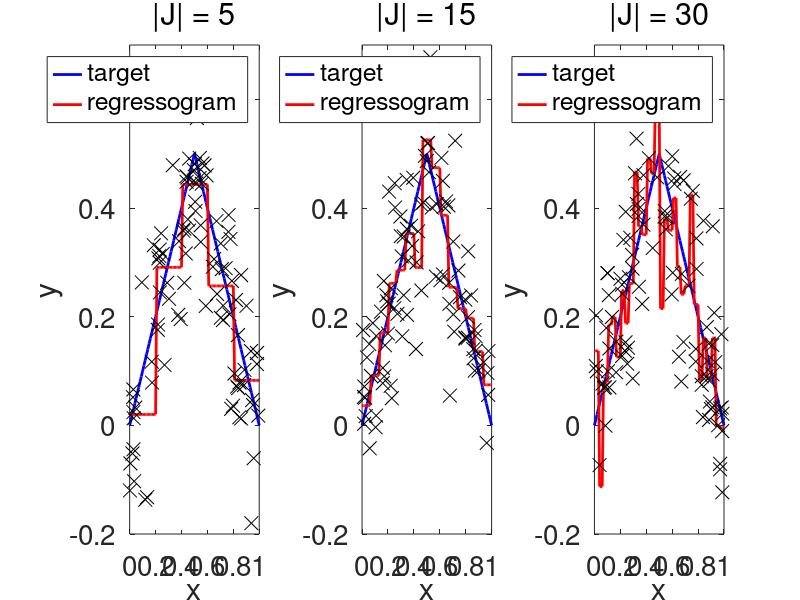

MATLAB code for this plot:
clear all
seed=1;
randn('state',seed);
rand('state',seed);

try
    ccc=openfig('plots_1D.fig');
catch
    disp('missing figure file')
end


n = 100;
std_noise = .1;
Xtrain = rand(n,1);
ytrain = .5 - abs( Xtrain - .5 ) + std_noise * randn(n,1);
Xtest = (0:.01:1)';
ytest = .5 - abs( Xtest - .5 );
Jcard = 5;
ftest = Xtest * 0;

bintest = ceil(Xtest*Jcard);
bintest = bintest + (bintest==0);
bintrain = ceil(Xtrain*Jcard);
bintrain = bintrain + (bintrain==0);

for itest = 1:length(Xtest)
    x = Xtest(itest);
    bin = bintest(itest);
    ind = find(bintrain==bin);
    if isempty(ind)
        ftest(itest) = mean(ytrain);
    else
        ftest(itest) = mean(ytrain(ind));
    end
end
subplot(1,3,1);
plot(Xtest,ytest,'b','linewidth',2); hold on;
plot(Xtest,ftest,'r','linewidth',2);
plot(Xtrain,ytrain,'xk','markersize',10); hold off
axis([0 1 -0.2 0.7]);
set(gca,'fontsize',20);
legend('target','regressogram');
xlabel('x');
ylabel('y');
title(sprintf('|J| = %d',Jcard),'FontWeight','normal')


n = 100;
std_noise = .1;
Xtrain = rand(n,1);
ytrain = .5 - abs( Xtrain - .5 ) + std_noise * randn(n,1);
Xtest = (0:.01:1)';
ytest = .5 - abs( Xtest - .5 );
Jcard = 15;
ftest = Xtest * 0;

bintest = ceil(Xtest*Jcard);
bintest = bintest + (bintest==0);
bintrain = ceil(Xtrain*Jcard);
bintrain = bintrain + (bintrain==0);

for itest = 1:length(Xtest)
    x = Xtest(itest);
    bin = bintest(itest);
    ind = find(bintrain==bin);
    if isempty(ind)
        ftest(itest) = mean(ytrain);
    else
        ftest(itest) = mean(ytrain(ind));
    end
end
subplot(1,3,2);
plot(Xtest,ytest,'b','linewidth',2); hold on;
plot(Xtest,ftest,'r','linewidth',2);
plot(Xtrain,ytrain,'xk','markersize',10); hold off
axis([0 1 -0.2 0.7]);
set(gca,'fontsize',20);
legend('target','regressogram');
xlabel('x');
ylabel('y');
title(sprintf('|J| = %d',Jcard),'FontWeight','normal')



n = 100;
std_noise = .1;
Xtrain = rand(n,1);
ytrain = .5 - abs( Xtrain - .5 ) + std_noise * randn(n,1);
Xtest = (0:.01:1)';
ytest = .5 - abs( Xtest - .5 );
Jcard = 30;
ftest = Xtest * 0;

bintest = ceil(Xtest*Jcard);
bintest = bintest + (bintest==0);
bintrain = ceil(Xtrain*Jcard);
bintrain = bintrain + (bintrain==0);

for itest = 1:length(Xtest)
    x = Xtest(itest);
    bin = bintest(itest);
    ind = find(bintrain==bin);
    if isempty(ind)
        ftest(itest) = mean(ytrain);
    else
        ftest(itest) = mean(ytrain(ind));
    end
end
subplot(1,3,3);
plot(Xtest,ytest,'b','linewidth',2); hold on;
plot(Xtest,ftest,'r','linewidth',2);
plot(Xtrain,ytrain,'xk','markersize',10); hold off
axis([0 1 -0.2 0.7]);
set(gca,'fontsize',20);
legend('target','regressogram');
xlabel('x');
ylabel('y');
title(sprintf('|J| = %d',Jcard),'FontWeight','normal')

try
    print('-depsc', 'regressogram_1D.eps');
    close(ccc)
catch
    disp('missing figure file')
end

